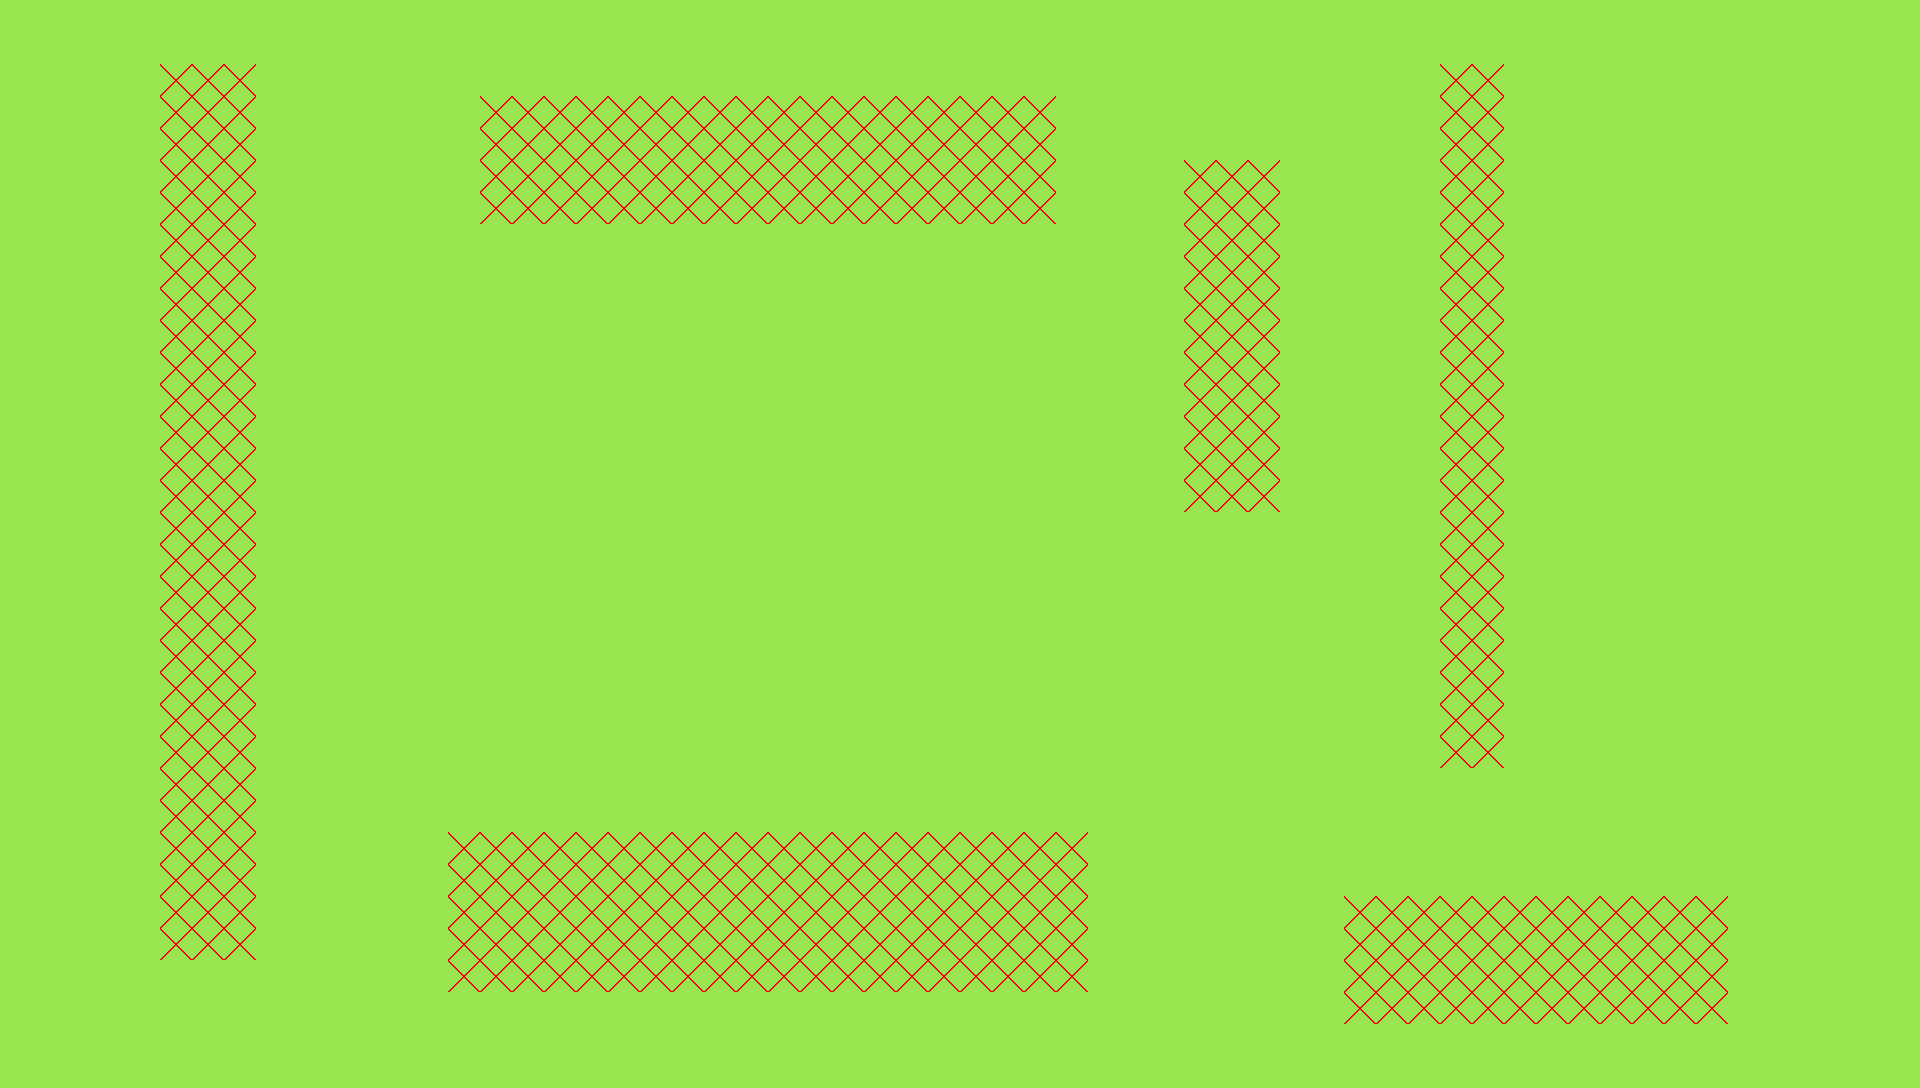

The image is a tile-based game level rendered from a .tmx file. Its description and source (layers, tilesets, objects; grid data summarised) follow:
An orthogonal 60x34 tile map with 32x32 px tiles, 2 tile layers (Tile Layer 1, Tile Layer 2) and 6 objects.

<map version="1.5" tiledversion="1.7.2" orientation="orthogonal" renderorder="right-down" width="60" height="34" tilewidth="32" tileheight="32" infinite="0" nextlayerid="4" nextobjectid="7">
 <tileset firstgid="1" source="Sprite-00012.tsx" />
 <layer id="1" name="Tile Layer 1" width="60" height="34">
  <data>[2040 cells, 2040 non-empty, 1 distinct tile ids]</data>
 </layer>
 <layer id="2" name="Tile Layer 2" width="60" height="34">
  <data>[2040 cells, 381 non-empty, 1 distinct tile ids]</data>
 </layer>
 <objectgroup id="3" name="Object Layer 1">
  <object id="1" x="160" y="64" width="96" height="896" />
  <object id="2" x="480" y="96" width="576" height="128" />
  <object id="3" x="1184" y="160" width="96" height="352" />
  <object id="4" x="1440" y="64" width="64" height="704" />
  <object id="5" x="1344" y="896" width="384" height="128" />
  <object id="6" x="448" y="832" width="640" height="160" />
 </objectgroup>
</map>